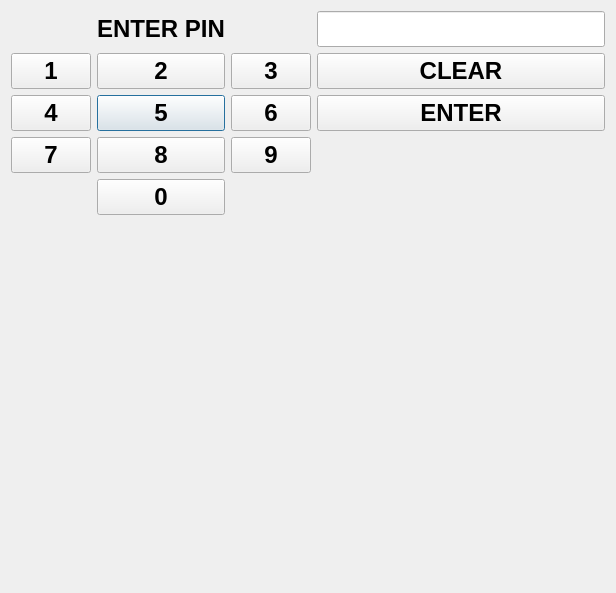
<?xml version="1.0" encoding="UTF-8"?>
<ui version="4.0">
 <class>pin</class>
 <widget class="QDialog" name="pin">
  <property name="geometry">
   <rect>
    <x>0</x>
    <y>0</y>
    <width>616</width>
    <height>593</height>
   </rect>
  </property>
  <property name="windowTitle">
   <string>Dialog</string>
  </property>
  <layout class="QGridLayout" name="gridLayout_2">
   <item row="0" column="0">
    <layout class="QGridLayout" name="gridLayout">
     <item row="3" column="1">
      <widget class="QPushButton" name="numero5">
       <property name="font">
        <font>
         <pointsize>18</pointsize>
         <bold>true</bold>
        </font>
       </property>
       <property name="text">
        <string>5</string>
       </property>
      </widget>
     </item>
     <item row="2" column="1">
      <widget class="QPushButton" name="numero2">
       <property name="font">
        <font>
         <pointsize>18</pointsize>
         <bold>true</bold>
        </font>
       </property>
       <property name="text">
        <string>2</string>
       </property>
      </widget>
     </item>
     <item row="4" column="1">
      <widget class="QPushButton" name="numero8">
       <property name="font">
        <font>
         <pointsize>18</pointsize>
         <bold>true</bold>
        </font>
       </property>
       <property name="text">
        <string>8</string>
       </property>
      </widget>
     </item>
     <item row="1" column="3">
      <widget class="QLineEdit" name="lineEdit">
       <property name="font">
        <font>
         <pointsize>18</pointsize>
         <bold>true</bold>
        </font>
       </property>
      </widget>
     </item>
     <item row="5" column="1">
      <widget class="QPushButton" name="numero0">
       <property name="font">
        <font>
         <pointsize>18</pointsize>
         <bold>true</bold>
        </font>
       </property>
       <property name="text">
        <string>0</string>
       </property>
      </widget>
     </item>
     <item row="1" column="1">
      <widget class="QLabel" name="label">
       <property name="font">
        <font>
         <pointsize>18</pointsize>
         <bold>true</bold>
        </font>
       </property>
       <property name="text">
        <string>ENTER PIN</string>
       </property>
      </widget>
     </item>
     <item row="3" column="0">
      <widget class="QPushButton" name="numero4">
       <property name="font">
        <font>
         <pointsize>18</pointsize>
         <bold>true</bold>
        </font>
       </property>
       <property name="text">
        <string>4</string>
       </property>
      </widget>
     </item>
     <item row="2" column="2">
      <widget class="QPushButton" name="numero3">
       <property name="font">
        <font>
         <pointsize>18</pointsize>
         <bold>true</bold>
        </font>
       </property>
       <property name="text">
        <string>3</string>
       </property>
      </widget>
     </item>
     <item row="4" column="0">
      <widget class="QPushButton" name="numero7">
       <property name="font">
        <font>
         <pointsize>18</pointsize>
         <bold>true</bold>
        </font>
       </property>
       <property name="text">
        <string>7</string>
       </property>
      </widget>
     </item>
     <item row="2" column="0">
      <widget class="QPushButton" name="numero1">
       <property name="font">
        <font>
         <pointsize>18</pointsize>
         <bold>true</bold>
        </font>
       </property>
       <property name="text">
        <string>1</string>
       </property>
      </widget>
     </item>
     <item row="3" column="2">
      <widget class="QPushButton" name="numero6">
       <property name="font">
        <font>
         <pointsize>18</pointsize>
         <bold>true</bold>
        </font>
       </property>
       <property name="text">
        <string>6</string>
       </property>
      </widget>
     </item>
     <item row="4" column="2">
      <widget class="QPushButton" name="numero9">
       <property name="font">
        <font>
         <pointsize>18</pointsize>
         <bold>true</bold>
        </font>
       </property>
       <property name="text">
        <string>9</string>
       </property>
      </widget>
     </item>
     <item row="2" column="3">
      <widget class="QPushButton" name="clear">
       <property name="font">
        <font>
         <pointsize>18</pointsize>
         <bold>true</bold>
        </font>
       </property>
       <property name="text">
        <string>CLEAR</string>
       </property>
      </widget>
     </item>
     <item row="3" column="3">
      <widget class="QPushButton" name="enter">
       <property name="font">
        <font>
         <pointsize>18</pointsize>
         <bold>true</bold>
        </font>
       </property>
       <property name="text">
        <string>ENTER</string>
       </property>
      </widget>
     </item>
    </layout>
   </item>
   <item row="1" column="0">
    <widget class="QLabel" name="messageLabel">
     <property name="font">
      <font>
       <pointsize>22</pointsize>
       <bold>true</bold>
      </font>
     </property>
     <property name="text">
      <string/>
     </property>
    </widget>
   </item>
  </layout>
 </widget>
 <resources/>
 <connections/>
</ui>
